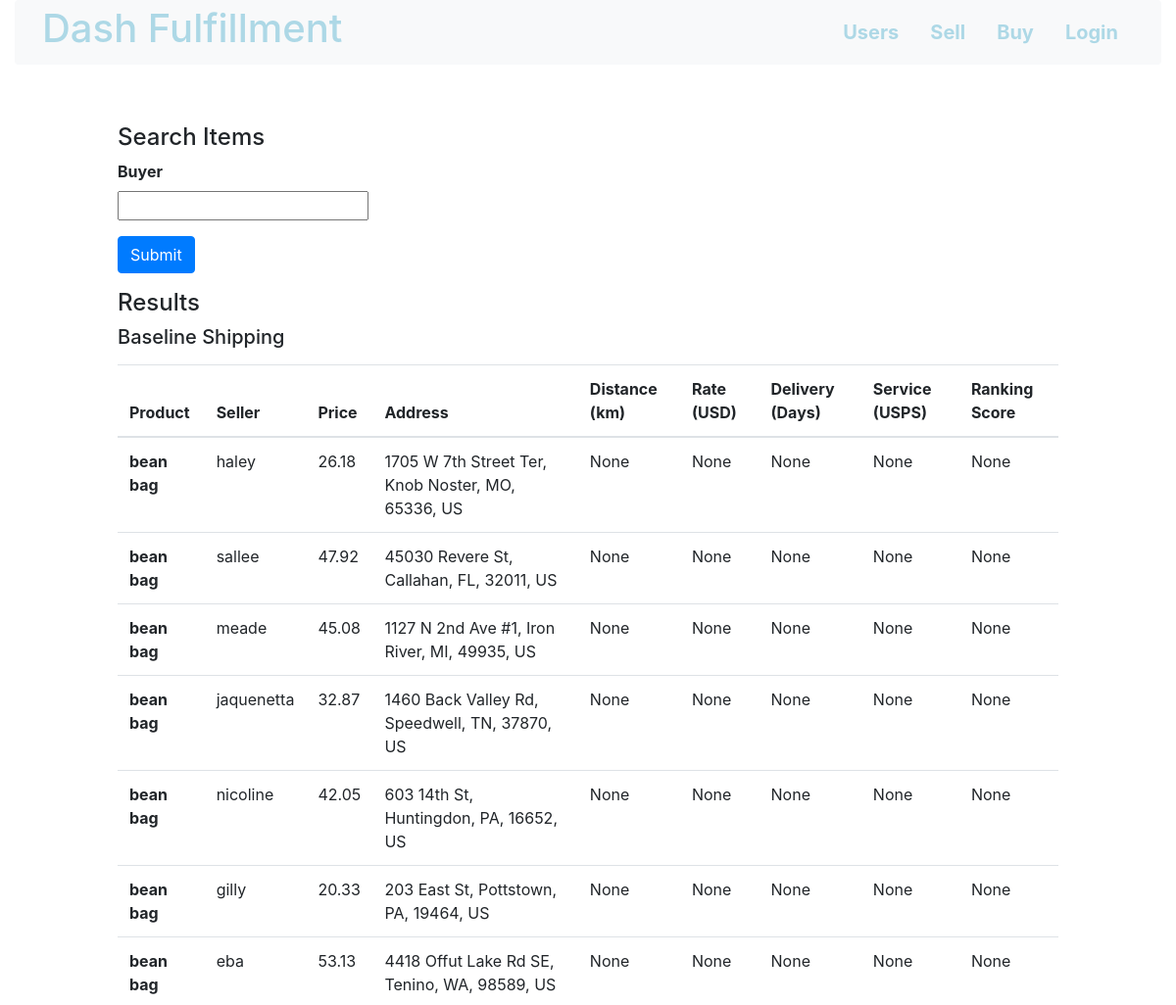
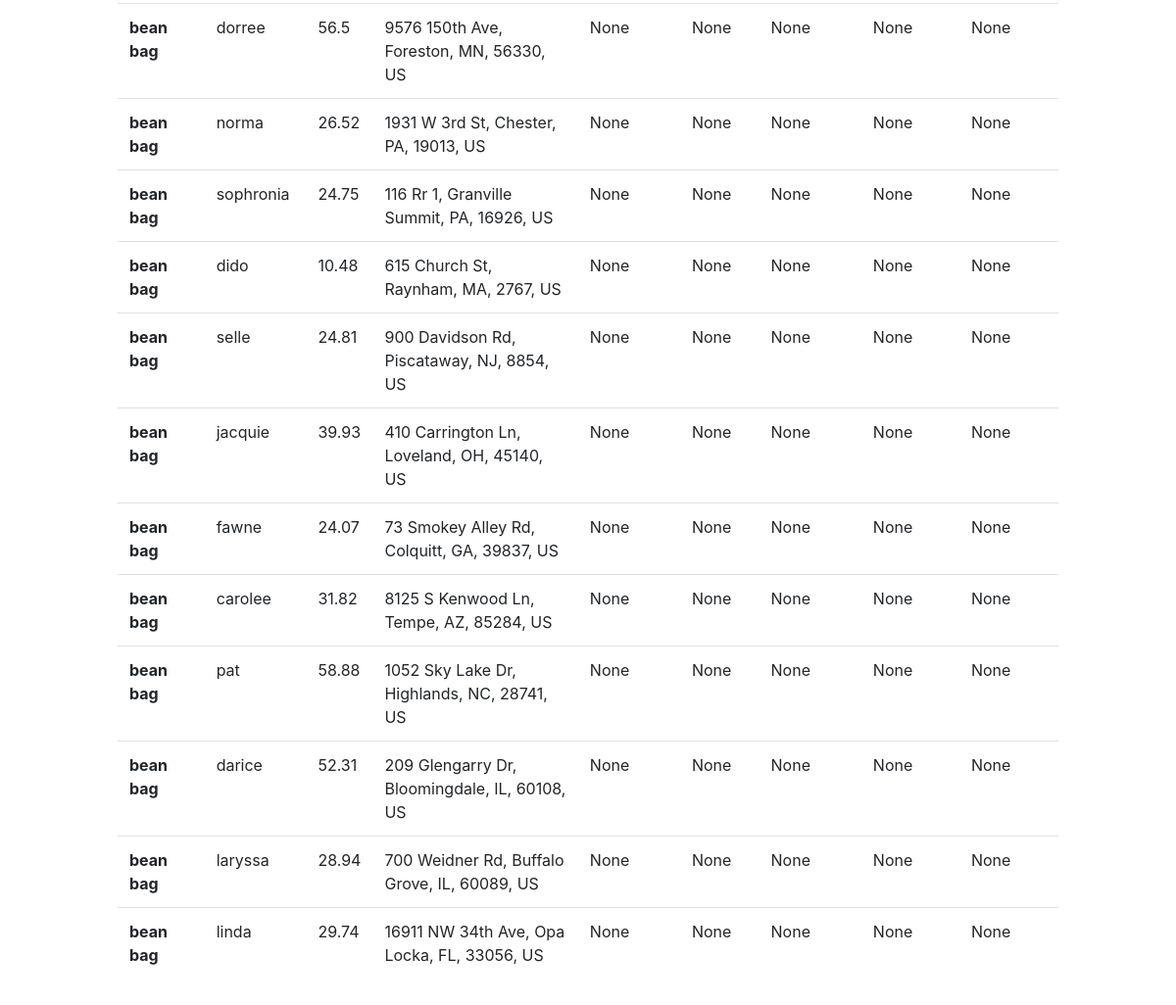
/buy/1, run on the app's committed database (2 pictures, top to bottom).
### db_creator.py (models this page shows)
class Item(Base):
    __tablename__ = "items"
    id = Column(Integer, primary_key=True)
    product_id = Column(Integer, ForeignKey('products.id'))
    product = Column(String)
    seller_id = Column(Integer, ForeignKey('users.id'))
    seller = Column(String)
    price = Column(Float)
    quantity = Column(Boolean)

### main.py (the view)
@app.route('/buy/<int:id>', methods=['GET', 'POST'])
def optimize(id):
    search = UserSearchForm(request.form)
    item = join_item_seller(db_session).filter(Item.id==id).first()
    if request.method == 'POST':
        buyer_name = search.data['search']
        buyer = db_session.query(User).\
            filter(User.name==buyer_name.lower()).\
            filter(User.user_type=='Buyer').first()
        if buyer:
            baseline_rates = get_shipment(
                from_address=f'{item.street}, {item.city}, ' \
                    f'{item.state}, {item.zip}, {item.country}',
                to_address=f'{buyer.street}, {buyer.city}, ' \
                    f'{buyer.state}, {buyer.zip}, {buyer.country}')
            similar_items = join_item_seller(db_session).filter(
                    Item.product.contains(item.product)).all()
            results = get_shipping_options(buyer=buyer, items=similar_items)
        else:
            flash('Invalid buyer! Please register before placing any orders!')
            return redirect(f'/buy/{id}')
    else:
        baseline_rates = []
        similar_items = join_item_seller(db_session).filter(
                Item.product.contains(item.product))
        results = get_shipping_options(buyer=None, items=similar_items)
    return render_template('optimize.html',
        results=results,
        form=search,
        baseline_rates=baseline_rates)

### forms.py
class UserSearchForm(Form):
    search = StringField('Buyer')

### main.py (called while the page is built)
def join_item_seller(db_session):
    return db_session.query(Item).\
        join(User, User.id==Item.seller_id).\
        with_entities(Item.id, Item.product,
            Item.seller, Item.price, Item.quantity,
            User.street.label('street'), User.city.label('city'),
            User.state.label('state'), User.zip.label('zip'),
            User.country.label('country'))

### templates/optimize.html (shortened to what this page needs)
<!DOCTYPE html>
<html lang="en" dir="ltr">
  <head>
  </head>
  <body>
    {% extends "template.html" %}
    {% block content %}
    <div class="info" style="padding-left: 10%; padding-right: 10%; padding-top : 5%; padding-bottom : 5%;">
      <h4>Search Items</h4>
      {% from "_formhelpers.html" import render_field %}
      <form method=post>
        <dl>
          {{ render_field(form.search) }}
        </dl>
        <p><button class="btn btn-primary" type="submit">Submit</button>
      </form>
      <h4>Results</h4>
      <h5>Baseline Shipping</h5>
      <div class="table-responsive">
          <table class="table" id="options">
              <thead>
                  <tr>
                      <th scope="col">Product</th>
                      <th scope="col">Seller</th>
                      <th scope="col">Price</th>
                      <th scope="col">Address</th>
                      <th scope="col">Distance (km)</th>
                      <th scope="col">Rate (USD)</th>
                      <th scope="col">Delivery (Days)</th>
                      <th scope="col">Service (USPS)</th>
                      <th scope="col">Ranking Score</th>
                  </tr>
              </thead>
              <tbody>
              {% for option in results %}
                  <tr>
                      <th scope="row">{{ option.product }}</th>
                      <td> {{ option.seller }} </td>
                      <td> {{ option.price }} </td>
                      <td> {{ option.address }} </td>
                      <td> {{ option.distance }} </td>
                      <td> {{ option.rate }} </td>
                      <td> {{ option.delivery }} </td>
                      <td> {{ option.service }} </td>
                      <td> {{ option.score }} </td>
                  </tr>
              {% endfor %}
              </tbody>
          </table>
      </div>
    </div>
    {% endblock %}

### templates/template.html (shortened to what this page needs)
<!DOCTYPE html>
<html lang="en" dir="ltr" class="gr__127_0_0_1" style="
    background-image: url(https://wallpaperplay.com/walls/full/9/b/7/121403.jpg);
    background-position: center center;
    background-attachment:fixed;
    background-size: cover;
    ">
 <head>
   <link rel="stylesheet" href="https://stackpath.bootstrapcdn.com/bootstrap/4.3.1/css/bootstrap.min.css">
   <link rel = "stylesheet" type = "text/css" href = "{{url_for('static', filename = 'index.css')}}">
 </head>
 <body>
    <header>
      <div class="container-fluid">
        <strong>
          <nav class="navbar navbar-toggler navbar-light bg-light">
            <div class="container-fluid">
              <div class="navbar-header">
                <h1><a href = "/"> Dash Fulfillment</a></h1>
              </div>
              <ul class="nav nav-fill">
                <li class="nav-item" >
                  <a class="nav-link active" href="{{ url_for('user_index') }}">Users</a>
                </li>
                <li class="nav-item ">
                  <a class="nav-link active" href="{{ url_for('sell') }}">Sell</a>
                </li>
                <li class="nav-item">
                  <a class="nav-link active" href="{{ url_for('buy') }}">Buy</a>
                </li>
                <li class = "nav-item">
                  <a class = "nav-link acitve" href = "{{ url_for('index') }}">Login</a>
              </ul>
            </div>
          </nav>
      </strong>
      </div>
    </header>
    {% block content %}
    {% endblock %}
 </body>
</html>

### templates/_formhelpers.html (shortened to what this page needs)
{% macro render_field(field) %}
    <dt>{{ field.label }}
    <dd>{{ field(**kwargs)|safe }}
    </dd>
{% endmacro %}

### static/css/index.css (style rules this page uses)
h1 > a { color : lightblue;!important }
.nav-link { color: lightblue; !important }

### data on the page
Item: product "bean bag", seller "haley", price "26.18", address "1705 W 7th Street Ter, Knob Noster, MO, 65336, US", distance "None", rate "None", delivery "None", service "None", score "None"
Item: product "bean bag", seller "sallee", price "47.92", address "45030 Revere St, Callahan, FL, 32011, US", distance "None", rate "None", delivery "None", service "None", score "None"
Item: product "bean bag", seller "meade", price "45.08", address "1127 N 2nd Ave #1, Iron River, MI, 49935, US", distance "None", rate "None", delivery "None", service "None", score "None"
Item: product "bean bag", seller "jaquenetta", price "32.87", address "1460 Back Valley Rd, Speedwell, TN, 37870, US", distance "None", rate "None", delivery "None", service "None", score "None"
Item: product "bean bag", seller "nicoline", price "42.05", address "603 14th St, Huntingdon, PA, 16652, US", distance "None", rate "None", delivery "None", service "None", score "None"
Item: product "bean bag", seller "gilly", price "20.33", address "203 East St, Pottstown, PA, 19464, US", distance "None", rate "None", delivery "None", service "None", score "None"
Item: product "bean bag", seller "eba", price "53.13", address "4418 Offut Lake Rd SE, Tenino, WA, 98589, US", distance "None", rate "None", delivery "None", service "None", score "None"
Item: product "bean bag", seller "dorree", price "56.5", address "9576 150th Ave, Foreston, MN, 56330, US", distance "None", rate "None", delivery "None", service "None", score "None"
Item: product "bean bag", seller "norma", price "26.52", address "1931 W 3rd St, Chester, PA, 19013, US", distance "None", rate "None", delivery "None", service "None", score "None"
Item: product "bean bag", seller "sophronia", price "24.75", address "116 Rr 1, Granville Summit, PA, 16926, US", distance "None", rate "None", delivery "None", service "None", score "None"
Item: product "bean bag", seller "dido", price "10.48", address "615 Church St, Raynham, MA, 2767, US", distance "None", rate "None", delivery "None", service "None", score "None"
Item: product "bean bag", seller "selle", price "24.81", address "900 Davidson Rd, Piscataway, NJ, 8854, US", distance "None", rate "None", delivery "None", service "None", score "None"
Item: product "bean bag", seller "jacquie", price "39.93", address "410 Carrington Ln, Loveland, OH, 45140, US", distance "None", rate "None", delivery "None", service "None", score "None"
Item: product "bean bag", seller "fawne", price "24.07", address "73 Smokey Alley Rd, Colquitt, GA, 39837, US", distance "None", rate "None", delivery "None", service "None", score "None"
Item: product "bean bag", seller "carolee", price "31.82", address "8125 S Kenwood Ln, Tempe, AZ, 85284, US", distance "None", rate "None", delivery "None", service "None", score "None"
Item: product "bean bag", seller "pat", price "58.88", address "1052 Sky Lake Dr, Highlands, NC, 28741, US", distance "None", rate "None", delivery "None", service "None", score "None"
Item: product "bean bag", seller "darice", price "52.31", address "209 Glengarry Dr, Bloomingdale, IL, 60108, US", distance "None", rate "None", delivery "None", service "None", score "None"
Item: product "bean bag", seller "laryssa", price "28.94", address "700 Weidner Rd, Buffalo Grove, IL, 60089, US", distance "None", rate "None", delivery "None", service "None", score "None"
Item: product "bean bag", seller "linda", price "29.74", address "16911 NW 34th Ave, Opa Locka, FL, 33056, US", distance "None", rate "None", delivery "None", service "None", score "None"

### other printed values
{{ field.label }} "Buyer"
